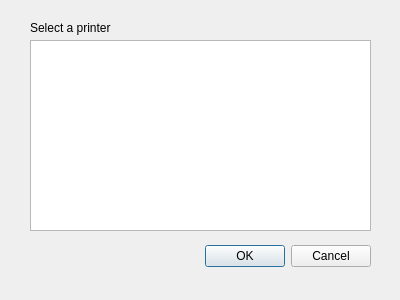
<?xml version="1.0" encoding="UTF-8"?>
<ui version="4.0">
 <class>SelectPrinterDialog</class>
 <widget class="QDialog" name="SelectPrinterDialog">
  <property name="geometry">
   <rect>
    <x>0</x>
    <y>0</y>
    <width>400</width>
    <height>300</height>
   </rect>
  </property>
  <property name="windowTitle">
   <string>Dialog</string>
  </property>
  <widget class="QDialogButtonBox" name="buttonBox">
   <property name="geometry">
    <rect>
     <x>30</x>
     <y>240</y>
     <width>341</width>
     <height>32</height>
    </rect>
   </property>
   <property name="orientation">
    <enum>Qt::Horizontal</enum>
   </property>
   <property name="standardButtons">
    <set>QDialogButtonBox::Cancel|QDialogButtonBox::Ok</set>
   </property>
  </widget>
  <widget class="QListWidget" name="printerList">
   <property name="geometry">
    <rect>
     <x>30</x>
     <y>40</y>
     <width>341</width>
     <height>191</height>
    </rect>
   </property>
  </widget>
  <widget class="QLabel" name="label">
   <property name="geometry">
    <rect>
     <x>30</x>
     <y>20</y>
     <width>341</width>
     <height>16</height>
    </rect>
   </property>
   <property name="locale">
    <locale language="English" country="UnitedStates"/>
   </property>
   <property name="text">
    <string>Select a printer</string>
   </property>
  </widget>
 </widget>
 <resources/>
 <connections>
  <connection>
   <sender>buttonBox</sender>
   <signal>accepted()</signal>
   <receiver>SelectPrinterDialog</receiver>
   <slot>accept()</slot>
   <hints>
    <hint type="sourcelabel">
     <x>248</x>
     <y>254</y>
    </hint>
    <hint type="destinationlabel">
     <x>157</x>
     <y>274</y>
    </hint>
   </hints>
  </connection>
  <connection>
   <sender>buttonBox</sender>
   <signal>rejected()</signal>
   <receiver>SelectPrinterDialog</receiver>
   <slot>reject()</slot>
   <hints>
    <hint type="sourcelabel">
     <x>316</x>
     <y>260</y>
    </hint>
    <hint type="destinationlabel">
     <x>286</x>
     <y>274</y>
    </hint>
   </hints>
  </connection>
 </connections>
</ui>
